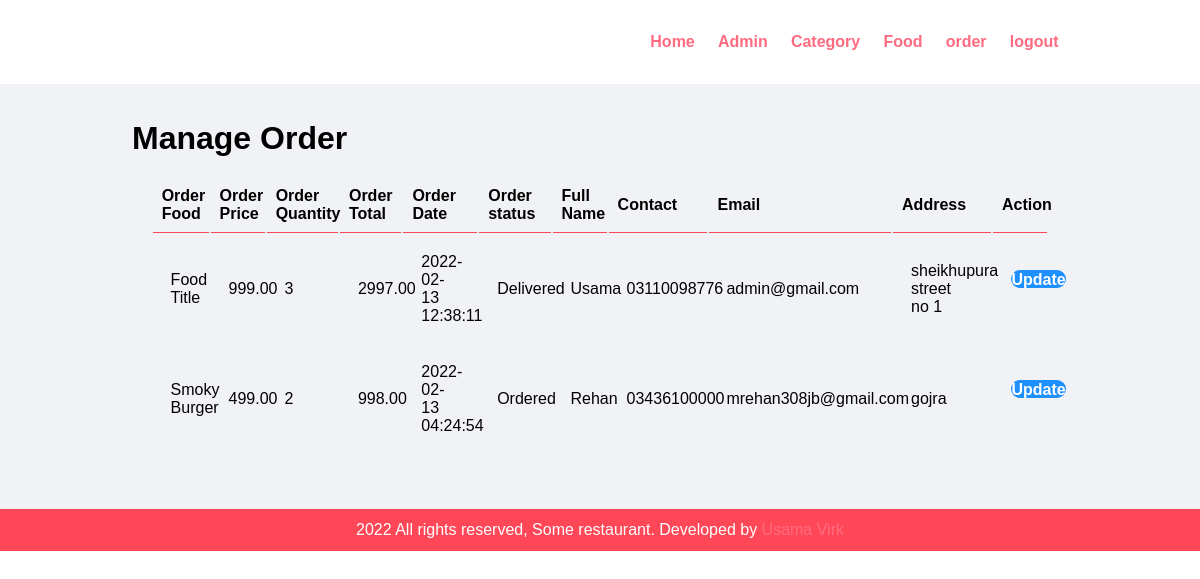
/admin/manage-order.php (signed in), run on the app's committed database.
### tables this page shows
CREATE TABLE `tbl_order` (
  `order_id` int(10) UNSIGNED NOT NULL,
  `order_food` varchar(150) NOT NULL,
  `order_price` decimal(10,2) NOT NULL,
  `order_qty` int(11) NOT NULL,
  `order_total` decimal(10,2) NOT NULL,
  `order_date` datetime NOT NULL,
  `status` varchar(50) NOT NULL,
  `customer_name` varchar(150) NOT NULL,
  `customer_contact` varchar(20) NOT NULL,
  `customer_email` varchar(150) NOT NULL,
  `customer_address` varchar(255) NOT NULL
);

### admin/manage-order.php (the view, shortened to what this page needs)
<!DOCTYPE html>
<html lang="en">
<head>
    <link rel="stylesheet" href="../css/admin.css">
    <link rel="stylesheet" href="../css/style.css">
</head>
<body>
    <?php
    include("./partials/menu.php");
    ?>
    <div class="main-content">
        <div class="wrapper">
            <h1>Manage Order</h1>
            <table>
                <tr>
                    <th>Order Food</th>
                    <th>Order Price</th>
                    <th>Order Quantity</th>
                    <th>Order Total</th>
                    <th>Order Date</th>
                    <th>Order status</th>
                    <th>Full Name</th>
                    <th>Contact</th>
                    <th>Email</th>
                    <th>Address</th>
                    <th>Action</th>
                </tr>
                <?php
                    $order_fetching = "SELECT * FROM tbl_order";
                    $ordering_run = mysqli_query($conn,$order_fetching);
                    while ($order_fet= mysqli_fetch_array($ordering_run)) {
                        ?>
                <tr>
                    <td><?php echo $order_fet['order_food']; ?></td>
                    <td><?php echo $order_fet['order_price']; ?></td>
                    <td><?php echo $order_fet['order_qty']; ?></td>
                    <td><?php echo $order_fet['order_total']; ?></td>
                    <td><?php echo $order_fet['order_date']; ?></td>
                    <td><?php echo $order_fet['status']; ?></td>
                    <td><?php echo $order_fet['customer_name']; ?></td>
                    <td><?php echo $order_fet['customer_contact']; ?></td>
                    <td><?php echo $order_fet['customer_email']; ?></td>
                    <td><?php echo $order_fet['customer_address']; ?></td>
                    <td>
                        <a href="./update_order.php?updateorderid=<?php echo $order_fet['order_id'];?>" class="admin-btn">Update</a><br><br>
                    </td>
                </tr>
                <?php
                    }
                ?>
            </table>
        </div>
    </div>
    <?php
include("./partials/footer.php")
?>
</body>
</html>

### css/admin.css (style rules this page uses)
* { margin: 0; padding: 0; font-family: Arial, Helvetica, sans-serif; }
.wrapper { padding: 1%; width: 80%; margin: 0 auto; }
.main-content { background-color: #f1f2f6; padding: 2% 0; }
table { width: 100%; padding: 2%; }
table tr th { border-bottom: 1px solid #ff4757; padding: 1%; text-align: left; }
table tr td { padding: 2%; }
.admin-btn { background-color: #1e90ff; padding: 3%; border-radius: 10px; color: #fff; text-decoration: none; font-weight: bold; }
a { color: inherit; text-decoration: none }

### css/style.css (style rules this page uses)
* { margin: 0 0; padding: 0 0; font-family: Arial, Helvetica, sans-serif; }
a { color: #ff6b81; text-decoration: none; }

### data on the page
tbl_order: order_food "Food Title", order_price "999.00", order_qty "3", order_total "2997.00", order_date "2022-02-13 12:38:11", status "Delivered", customer_name "Usama", customer_contact "03110098776", customer_email "admin@gmail.com", customer_address "sheikhupura street no 1"
tbl_order: order_food "Smoky Burger", order_price "499.00", order_qty "2", order_total "998.00", order_date "2022-02-13 04:24:54", status "Ordered", customer_name "Rehan", customer_contact "03436100000", customer_email "mrehan308jb@gmail.com", customer_address "gojra"
